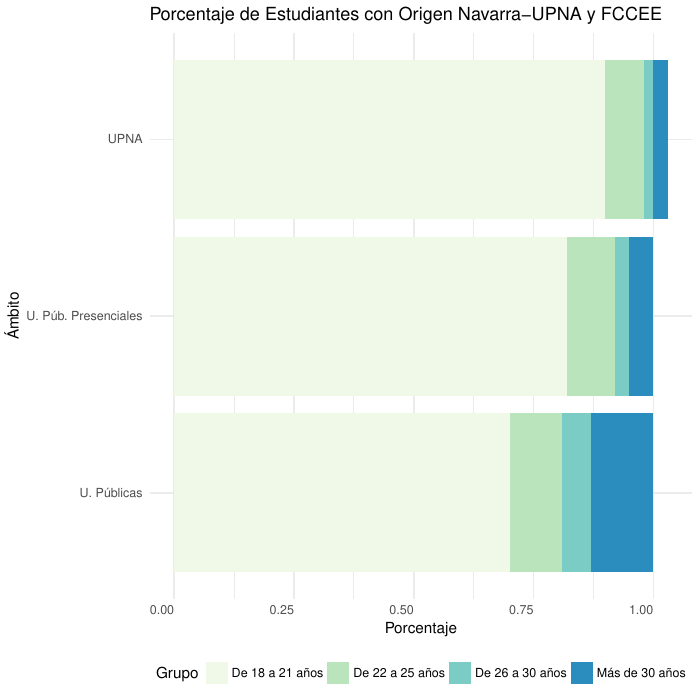

This chart was generated by the following R code:
library(plotly)
library(tidyverse)
library(extrafont)
library(grid)
library(RColorBrewer)
loadfonts(device = "win")
data<-tibble(Tipo=c("U. Públicas", "U. Púb. Presenciales", "UPNA",
                    "U. Públicas", "U. Púb. Presenciales", "UPNA",
                    "U. Públicas", "U. Púb. Presenciales", "UPNA",
                    "U. Públicas", "U. Púb. Presenciales", "UPNA"),
             Grupo=c("De 18 a 21 años","De 18 a 21 años","De 18 a 21 años",
                     "De 22 a 25 años","De 22 a 25 años","De 22 a 25 años",
                     "De 26 a 30 años","De 26 a 30 años","De 26 a 30 años",
                     "Más de 30 años","Más de 30 años","Más de 30 años"),
             Porcentaje=c(0.51, 0.579418354, 0.65,
                          0.27, 0.293859339, 0.27,
                          0.09, 0.076547323, 0.05,
                          0.13, 0.050174984, 0.03))
data$Tipo <- factor(data$Tipo, levels = c("U. Públicas", "U. Púb. Presenciales", "UPNA"))
data$Grupo <- factor(data$Grupo, levels = c("De 18 a 21 años",
                                            "De 22 a 25 años",
                                            "De 26 a 30 años",
                                            "Más de 30 años"))



pdf("edades.pdf")
ggplot(data)+
      geom_col(aes(x=Tipo, y=Porcentaje, fill=Grupo),position = position_stack(reverse = TRUE)) +
      ggtitle("Porcentaje de Estudiantes con Origen Navarra-UPNA y FCCEE")+
      xlab("Ámbito")+
      theme_minimal()+
      scale_fill_brewer(palette ="GnBu")+
      theme(legend.position="bottom")+
      theme(axis.text.x = element_text( hjust=1)) +
      coord_flip()
dev.off()

g<-ggplot(data)+
      geom_col(aes(x=Tipo, y=Porcentaje, fill=Grupo),position = position_stack(reverse = TRUE)) +
      ggtitle("Edad de los estudiantes. Upna frente a otras universidades")+
      xlab("Ámbito")+
      theme_minimal()+
      scale_fill_brewer(palette ="GnBu")+
      theme(legend.position="bottom")+
      theme(axis.text.x = element_text( hjust=1)) +
      coord_flip()

p <- ggplotly(g)

p <- plot_ly()
p <- add_trace(p, x=trace1$x, y=trace1$y, marker=trace1$marker, name=trace1$name, orientation=trace1$orientation, type=trace1$type, uid=trace1$uid, xsrc=trace1$xsrc, ysrc=trace1$ysrc)
p <- add_trace(p, x=trace2$x, y=trace2$y, marker=trace2$marker, name=trace2$name, orientation=trace2$orientation, type=trace2$type, uid=trace2$uid, xsrc=trace2$xsrc, ysrc=trace2$ysrc)
p <- add_trace(p, x=trace3$x, y=trace3$y, marker=trace3$marker, name=trace3$name, type=trace3$type, uid=trace3$uid, xsrc=trace3$xsrc, ysrc=trace3$ysrc)
p <- add_trace(p, x=trace4$x, y=trace4$y, marker=trace4$marker, name=trace4$name, type=trace4$type, uid=trace4$uid, xsrc=trace4$xsrc, ysrc=trace4$ysrc)
p <- layout(p, autosize=layout$autosize, bargap=layout$bargap, bargroupgap=layout$bargroupgap, font=layout$font, hovermode=layout$hovermode, legend=layout$legend, margin=layout$margin, showlegend=layout$showlegend, title=layout$title, titlefont=layout$titlefont, xaxis=layout$xaxis, yaxis=layout$yaxis)

p %>%
      export(file = "edades.svg",
             selenium = RSelenium::rsDriver(browser = "chrome"))

